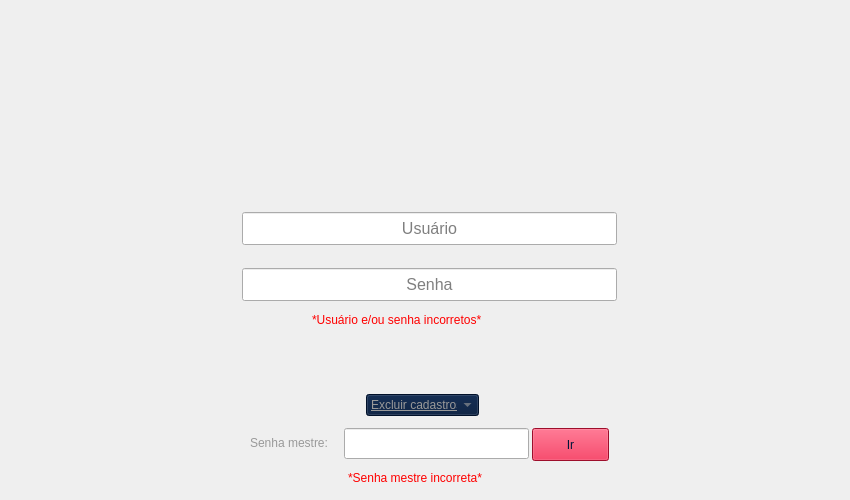
<?xml version="1.0" encoding="UTF-8"?>
<ui version="4.0">
 <class>TelaLogin</class>
 <widget class="QMainWindow" name="TelaLogin">
  <property name="geometry">
   <rect>
    <x>0</x>
    <y>0</y>
    <width>850</width>
    <height>500</height>
   </rect>
  </property>
  <property name="sizePolicy">
   <sizepolicy hsizetype="Ignored" vsizetype="Fixed">
    <horstretch>0</horstretch>
    <verstretch>0</verstretch>
   </sizepolicy>
  </property>
  <property name="minimumSize">
   <size>
    <width>850</width>
    <height>500</height>
   </size>
  </property>
  <property name="maximumSize">
   <size>
    <width>850</width>
    <height>500</height>
   </size>
  </property>
  <property name="windowTitle">
   <string>Logar</string>
  </property>
  <property name="windowIcon">
   <iconset>
    <normalon>../Imagens/icone.png</normalon>
   </iconset>
  </property>
  <widget class="QWidget" name="Logar">
   <widget class="QPushButton" name="PlanodeFundo">
    <property name="geometry">
     <rect>
      <x>-10</x>
      <y>-10</y>
      <width>871</width>
      <height>519</height>
     </rect>
    </property>
    <property name="font">
     <font>
      <stylestrategy>NoAntialias</stylestrategy>
     </font>
    </property>
    <property name="focusPolicy">
     <enum>Qt::NoFocus</enum>
    </property>
    <property name="contextMenuPolicy">
     <enum>Qt::NoContextMenu</enum>
    </property>
    <property name="acceptDrops">
     <bool>true</bool>
    </property>
    <property name="autoFillBackground">
     <bool>false</bool>
    </property>
    <property name="text">
     <string notr="true"/>
    </property>
    <property name="icon">
     <iconset>
      <normalon>../Imagens/grr.png</normalon>
     </iconset>
    </property>
    <property name="iconSize">
     <size>
      <width>850</width>
      <height>600</height>
     </size>
    </property>
    <property name="shortcut">
     <string notr="true"/>
    </property>
    <property name="autoRepeat">
     <bool>false</bool>
    </property>
    <property name="autoExclusive">
     <bool>false</bool>
    </property>
    <property name="autoDefault">
     <bool>false</bool>
    </property>
    <property name="flat">
     <bool>true</bool>
    </property>
   </widget>
   <widget class="QPushButton" name="User">
    <property name="enabled">
     <bool>false</bool>
    </property>
    <property name="geometry">
     <rect>
      <x>338</x>
      <y>58</y>
      <width>169</width>
      <height>125</height>
     </rect>
    </property>
    <property name="mouseTracking">
     <bool>true</bool>
    </property>
    <property name="autoFillBackground">
     <bool>false</bool>
    </property>
    <property name="text">
     <string/>
    </property>
    <property name="icon">
     <iconset>
      <normalon>../Imagens/user.png</normalon>
      <disabledoff>../Imagens/user.png</disabledoff>
     </iconset>
    </property>
    <property name="iconSize">
     <size>
      <width>130</width>
      <height>130</height>
     </size>
    </property>
    <property name="checkable">
     <bool>false</bool>
    </property>
    <property name="checked">
     <bool>false</bool>
    </property>
    <property name="autoRepeat">
     <bool>true</bool>
    </property>
    <property name="autoExclusive">
     <bool>true</bool>
    </property>
    <property name="autoRepeatDelay">
     <number>0</number>
    </property>
    <property name="autoRepeatInterval">
     <number>0</number>
    </property>
    <property name="autoDefault">
     <bool>false</bool>
    </property>
    <property name="default">
     <bool>false</bool>
    </property>
    <property name="flat">
     <bool>true</bool>
    </property>
   </widget>
   <widget class="QPushButton" name="btn_Login">
    <property name="geometry">
     <rect>
      <x>242</x>
      <y>336</y>
      <width>165</width>
      <height>48</height>
     </rect>
    </property>
    <property name="cursor">
     <cursorShape>PointingHandCursor</cursorShape>
    </property>
    <property name="layoutDirection">
     <enum>Qt::RightToLeft</enum>
    </property>
    <property name="autoFillBackground">
     <bool>false</bool>
    </property>
    <property name="text">
     <string/>
    </property>
    <property name="icon">
     <iconset>
      <normalon>../Imagens/btn_Login.png</normalon>
     </iconset>
    </property>
    <property name="iconSize">
     <size>
      <width>163</width>
      <height>163</height>
     </size>
    </property>
    <property name="flat">
     <bool>true</bool>
    </property>
   </widget>
   <widget class="QPushButton" name="btn_Cadastro">
    <property name="geometry">
     <rect>
      <x>454</x>
      <y>338</y>
      <width>165</width>
      <height>48</height>
     </rect>
    </property>
    <property name="cursor">
     <cursorShape>PointingHandCursor</cursorShape>
    </property>
    <property name="layoutDirection">
     <enum>Qt::RightToLeft</enum>
    </property>
    <property name="autoFillBackground">
     <bool>false</bool>
    </property>
    <property name="text">
     <string/>
    </property>
    <property name="icon">
     <iconset>
      <normalon>../Imagens/btn_cadastro.png</normalon>
     </iconset>
    </property>
    <property name="iconSize">
     <size>
      <width>160</width>
      <height>160</height>
     </size>
    </property>
    <property name="flat">
     <bool>true</bool>
    </property>
   </widget>
   <widget class="QPushButton" name="IconeSair">
    <property name="enabled">
     <bool>true</bool>
    </property>
    <property name="geometry">
     <rect>
      <x>10</x>
      <y>14</y>
      <width>41</width>
      <height>39</height>
     </rect>
    </property>
    <property name="text">
     <string/>
    </property>
    <property name="icon">
     <iconset>
      <disabledon>../Imagens/Icone sair.png</disabledon>
      <selectedon>../Imagens/Icone sair.png</selectedon>
     </iconset>
    </property>
    <property name="iconSize">
     <size>
      <width>30</width>
      <height>30</height>
     </size>
    </property>
    <property name="flat">
     <bool>true</bool>
    </property>
   </widget>
   <widget class="QComboBox" name="Box_ExcluirCadastros">
    <property name="geometry">
     <rect>
      <x>366</x>
      <y>394</y>
      <width>113</width>
      <height>22</height>
     </rect>
    </property>
    <property name="cursor">
     <cursorShape>PointingHandCursor</cursorShape>
    </property>
    <property name="styleSheet">
     <string notr="true">color: rgb(153, 153, 153);
background-color: rgb(0, 22, 57);
text-decoration: underline;
font: 75 8pt &quot;Microsoft YaHei&quot;;
</string>
    </property>
    <property name="editable">
     <bool>false</bool>
    </property>
    <property name="insertPolicy">
     <enum>QComboBox::InsertAtTop</enum>
    </property>
    <property name="duplicatesEnabled">
     <bool>false</bool>
    </property>
    <property name="frame">
     <bool>true</bool>
    </property>
    <item>
     <property name="text">
      <string>Excluir cadastros</string>
     </property>
    </item>
   </widget>
   <widget class="QLabel" name="label">
    <property name="geometry">
     <rect>
      <x>312</x>
      <y>312</y>
      <width>239</width>
      <height>16</height>
     </rect>
    </property>
    <property name="styleSheet">
     <string notr="true">color: rgb(255, 0, 0);
font: 75 12pt &quot;Book Antiqua&quot;;</string>
    </property>
    <property name="text">
     <string>*Usuário e/ou senha incorretos*</string>
    </property>
   </widget>
   <widget class="QLabel" name="SenhaMestre">
    <property name="geometry">
     <rect>
      <x>250</x>
      <y>432</y>
      <width>91</width>
      <height>21</height>
     </rect>
    </property>
    <property name="cursor">
     <cursorShape>IBeamCursor</cursorShape>
    </property>
    <property name="styleSheet">
     <string notr="true">color: rgb(153, 153, 153);
font: 75 10pt &quot;Microsoft YaHei&quot;;</string>
    </property>
    <property name="text">
     <string>Senha mestre:</string>
    </property>
   </widget>
   <widget class="QPushButton" name="btn_Ir">
    <property name="geometry">
     <rect>
      <x>532</x>
      <y>428</y>
      <width>77</width>
      <height>33</height>
     </rect>
    </property>
    <property name="cursor">
     <cursorShape>PointingHandCursor</cursorShape>
    </property>
    <property name="layoutDirection">
     <enum>Qt::LeftToRight</enum>
    </property>
    <property name="autoFillBackground">
     <bool>false</bool>
    </property>
    <property name="styleSheet">
     <string notr="true">font: 11pt &quot;Century Gothic&quot;;
color: rgb(0, 22, 57);
background-color: rgb(220, 20, 60);</string>
    </property>
    <property name="text">
     <string>Ir</string>
    </property>
    <property name="autoDefault">
     <bool>false</bool>
    </property>
   </widget>
   <widget class="QLabel" name="label_2">
    <property name="geometry">
     <rect>
      <x>348</x>
      <y>470</y>
      <width>173</width>
      <height>16</height>
     </rect>
    </property>
    <property name="styleSheet">
     <string notr="true">color: rgb(255, 0, 0);
font: 75 12pt &quot;Book Antiqua&quot;;</string>
    </property>
    <property name="text">
     <string>*Senha mestre incorreta*</string>
    </property>
   </widget>
   <widget class="QLineEdit" name="Login_Usuario">
    <property name="geometry">
     <rect>
      <x>242</x>
      <y>212</y>
      <width>375</width>
      <height>33</height>
     </rect>
    </property>
    <property name="font">
     <font>
      <pointsize>12</pointsize>
     </font>
    </property>
    <property name="alignment">
     <set>Qt::AlignCenter</set>
    </property>
    <property name="placeholderText">
     <string>Usuário</string>
    </property>
   </widget>
   <widget class="QLineEdit" name="Login_Senha">
    <property name="geometry">
     <rect>
      <x>242</x>
      <y>268</y>
      <width>375</width>
      <height>33</height>
     </rect>
    </property>
    <property name="font">
     <font>
      <pointsize>12</pointsize>
     </font>
    </property>
    <property name="echoMode">
     <enum>QLineEdit::Password</enum>
    </property>
    <property name="alignment">
     <set>Qt::AlignCenter</set>
    </property>
    <property name="placeholderText">
     <string>Senha</string>
    </property>
   </widget>
   <widget class="QLineEdit" name="Login_SenhaMestre">
    <property name="geometry">
     <rect>
      <x>344</x>
      <y>428</y>
      <width>185</width>
      <height>31</height>
     </rect>
    </property>
    <property name="echoMode">
     <enum>QLineEdit::Password</enum>
    </property>
    <property name="alignment">
     <set>Qt::AlignCenter</set>
    </property>
   </widget>
   <zorder>PlanodeFundo</zorder>
   <zorder>User</zorder>
   <zorder>btn_Login</zorder>
   <zorder>btn_Cadastro</zorder>
   <zorder>IconeSair</zorder>
   <zorder>label</zorder>
   <zorder>SenhaMestre</zorder>
   <zorder>btn_Ir</zorder>
   <zorder>Box_ExcluirCadastros</zorder>
   <zorder>label_2</zorder>
   <zorder>Login_Usuario</zorder>
   <zorder>Login_Senha</zorder>
   <zorder>Login_SenhaMestre</zorder>
  </widget>
 </widget>
 <resources/>
 <connections/>
</ui>
